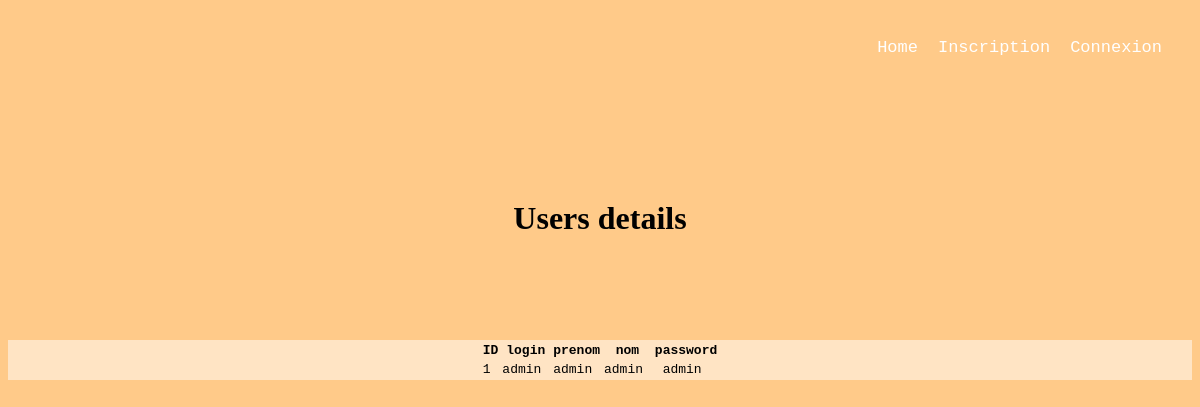
The app's page /admin.php, older data.
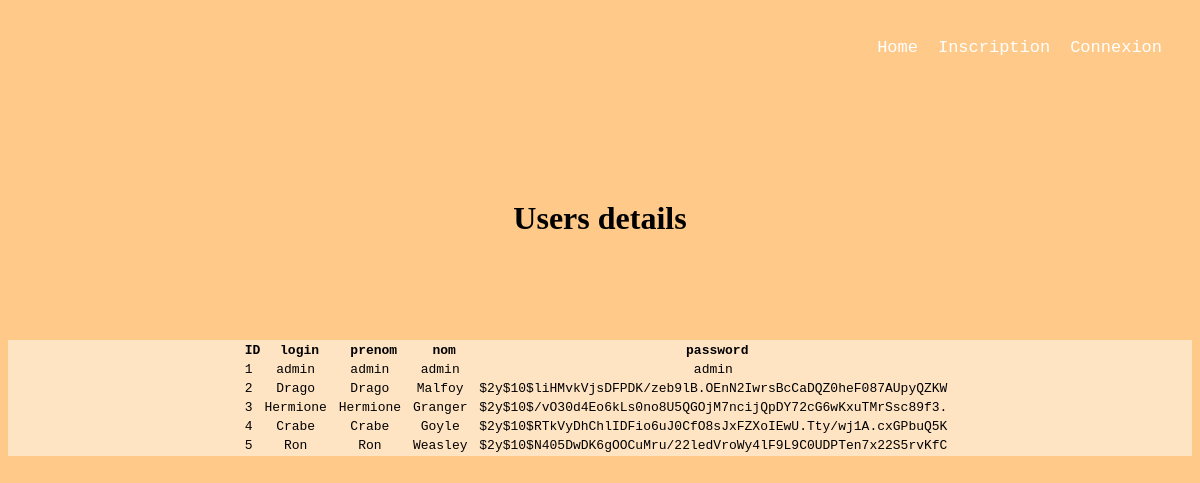
The same page, newer data.
### tables this page shows
CREATE TABLE `utilisateurs` (
  `id` int(11) NOT NULL,
  `login` varchar(255) NOT NULL,
  `prenom` varchar(255) NOT NULL,
  `nom` varchar(255) NOT NULL,
  `password` varchar(255) NOT NULL
);

### admin.php (the view, shortened to what this page needs)
<!DOCTYPE html>
<html>
 <head>
  <link rel="stylesheet" href="style.css">
 </head>
 <body>
 <header>
   <a href="index.php"> Home </a>
   <?php include "header.php";?>
</header>
<h1 class="tsignin">Users details</h1>
<?php
$servername = "localhost";
$username = "root";
$password = "root";
$conn = new mysqli($servername, $username, $password, 'moduleconnexion');
$sql = "SELECT * FROM utilisateurs" ;
$query = $conn->query($sql);
$users = $query->fetch_all();
?>
<div class="admin">
<table style="text-align:center">
   <theader>
      <th>ID</th>
      <th>login</th>
      <th>prenom</th>
      <th>nom</th>
      <th>password</th>
   </theader>
   <tbody>
      <?php
         for($i = 0;isset($users[$i]);$i++){
         echo "<tr>";
         foreach($users[$i] as $value){
         echo "<td>".$value."&nbsp"."</td>";
         }
         echo "</tr>";
         }
      ?>
   </tbody>
   </table>
   </div>
 </body>
</html>

### header.php (shortened to what this page needs)
<?php
   if($_SESSION["connected"]=="admin"){
      echo "<a href='admin.php'> Page Admin </a>";
   }
   elseif(isset($_SESSION["connected"])){
      echo "<a href='profil.php'> Profil </a>";
   }
   else{
      echo "<a href='inscription.php'> Inscription </a>";
   }
   if(isset($_SESSION["connected"])){
   echo "
   <form  class ='decoform'method='get'>
         <input class='deco'  type='submit' name='deco' value='Se déconnecter'></input>
         </form>";
   }
   else{
   echo "<a href='connexion.php'> Connexion </a>";
   }
?>

### style.css (style rules this page uses)
body { background-color: rgb(255, 202, 137); font-family : fantasy; }
header { display : flex; flex-direction: row; justify-content: flex-end; align-items: flex-end; gap : 20px; background-color: rgb(255, 202, 137); padding : 30px; }
a { font-family: monospace; text-decoration: none; font-size : 17px; color:white; transition-timing-function: ease-in-out; transition-timing-function: cubic-bezier(0.42, 0, 1, 1); transition-duration: 300ms; padding-bottom : 10px; }
.tsignin { display : flex; flex-direction: column; justify-content: center; align-items:center; height: 200px; }
.admin { display : flex; flex-direction: column; justify-content: center; align-items:center; background-color: bisque; font-family : monospace; }

Row changes from the older to the newer data that the page shows:
added utilisateurs: id "2", nom "Malfoy", password "$2y$10$liHMvkVjsDFPDK/zeb9lB.OEnN2IwrsBcCaDQZ0heF087AUpyQZKW"
added utilisateurs: id "3", nom "Granger", password "$2y$10$/vO30d4Eo6kLs0no8U5QGOjM7ncijQpDY72cG6wKxuTMrSsc89f3."
added utilisateurs: id "4", nom "Goyle", password "$2y$10$RTkVyDhChlIDFio6uJ0CfO8sJxFZXoIEwU.Tty/wj1A.cxGPbuQ5K"
added utilisateurs: id "5", nom "Weasley", password "$2y$10$N405DwDK6gOOCuMru/22ledVroWy4lF9L9C0UDPTen7x22S5rvKfC"
Text that changed along with them:
new list line: "Drago Drago"
new list line: "Hermione Hermione"
new list line: "Crabe Crabe"
new list line: "Ron Ron"
